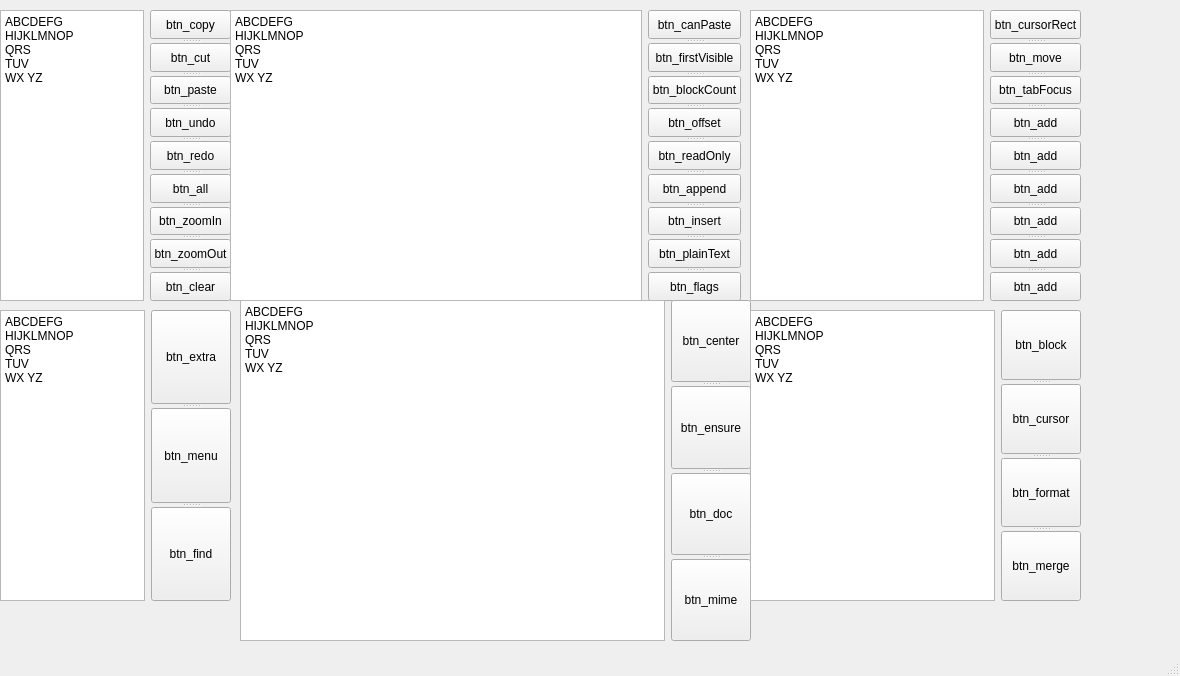
<?xml version="1.0" encoding="UTF-8"?>
<ui version="4.0">
 <class>MainWindow</class>
 <widget class="QMainWindow" name="MainWindow">
  <property name="geometry">
   <rect>
    <x>0</x>
    <y>0</y>
    <width>1180</width>
    <height>676</height>
   </rect>
  </property>
  <property name="windowTitle">
   <string>MainWindow</string>
  </property>
  <widget class="QWidget" name="centralwidget">
   <widget class="QWidget" name="gridLayoutWidget">
    <property name="geometry">
     <rect>
      <x>0</x>
      <y>10</y>
      <width>231</width>
      <height>291</height>
     </rect>
    </property>
    <layout class="QGridLayout" name="gridLayout">
     <item row="0" column="0">
      <layout class="QVBoxLayout" name="verticalLayout">
       <item>
        <layout class="QHBoxLayout" name="horizontalLayout_2">
         <item>
          <widget class="QPlainTextEdit" name="plain_1">
           <property name="plainText">
            <string>ABCDEFG
HIJKLMNOP
QRS
TUV
WX YZ</string>
           </property>
          </widget>
         </item>
         <item>
          <widget class="QSplitter" name="splitter_7">
           <property name="orientation">
            <enum>Qt::Vertical</enum>
           </property>
           <widget class="QPushButton" name="btn_copy">
            <property name="text">
             <string>btn_copy</string>
            </property>
           </widget>
           <widget class="QPushButton" name="btn_cut">
            <property name="text">
             <string>btn_cut</string>
            </property>
           </widget>
           <widget class="QPushButton" name="btn_paste">
            <property name="text">
             <string>btn_paste</string>
            </property>
           </widget>
           <widget class="QPushButton" name="btn_undo">
            <property name="text">
             <string>btn_undo</string>
            </property>
           </widget>
           <widget class="QPushButton" name="btn_redo">
            <property name="text">
             <string>btn_redo</string>
            </property>
           </widget>
           <widget class="QPushButton" name="btn_all">
            <property name="text">
             <string>btn_all</string>
            </property>
           </widget>
           <widget class="QPushButton" name="btn_zoomIn">
            <property name="text">
             <string>btn_zoomIn</string>
            </property>
           </widget>
           <widget class="QPushButton" name="btn_zoomOut">
            <property name="text">
             <string>btn_zoomOut</string>
            </property>
           </widget>
           <widget class="QPushButton" name="btn_clear">
            <property name="text">
             <string>btn_clear</string>
            </property>
           </widget>
          </widget>
         </item>
        </layout>
       </item>
       <item>
        <layout class="QHBoxLayout" name="horizontalLayout"/>
       </item>
      </layout>
     </item>
    </layout>
   </widget>
   <widget class="QWidget" name="gridLayoutWidget_2">
    <property name="geometry">
     <rect>
      <x>230</x>
      <y>10</y>
      <width>511</width>
      <height>291</height>
     </rect>
    </property>
    <layout class="QGridLayout" name="gridLayout_3">
     <item row="0" column="0">
      <layout class="QVBoxLayout" name="verticalLayout_6">
       <item>
        <layout class="QHBoxLayout" name="horizontalLayout_9">
         <item>
          <widget class="QPlainTextEdit" name="plain_2">
           <property name="plainText">
            <string>ABCDEFG
HIJKLMNOP
QRS
TUV
WX YZ</string>
           </property>
          </widget>
         </item>
         <item>
          <widget class="QSplitter" name="splitter_11">
           <property name="orientation">
            <enum>Qt::Vertical</enum>
           </property>
           <widget class="QPushButton" name="btn_canPaste">
            <property name="text">
             <string>btn_canPaste</string>
            </property>
           </widget>
           <widget class="QPushButton" name="btn_firstVisible">
            <property name="text">
             <string>btn_firstVisible</string>
            </property>
           </widget>
           <widget class="QPushButton" name="btn_blockCount">
            <property name="text">
             <string>btn_blockCount</string>
            </property>
           </widget>
           <widget class="QPushButton" name="btn_offset">
            <property name="text">
             <string>btn_offset</string>
            </property>
           </widget>
           <widget class="QPushButton" name="btn_readOnly">
            <property name="text">
             <string>btn_readOnly</string>
            </property>
           </widget>
           <widget class="QPushButton" name="btn_append">
            <property name="text">
             <string>btn_append</string>
            </property>
           </widget>
           <widget class="QPushButton" name="btn_insert">
            <property name="text">
             <string>btn_insert</string>
            </property>
           </widget>
           <widget class="QPushButton" name="btn_plainText">
            <property name="text">
             <string>btn_plainText</string>
            </property>
           </widget>
           <widget class="QPushButton" name="btn_flags">
            <property name="text">
             <string>btn_flags</string>
            </property>
           </widget>
          </widget>
         </item>
        </layout>
       </item>
       <item>
        <layout class="QHBoxLayout" name="horizontalLayout_10"/>
       </item>
      </layout>
     </item>
    </layout>
   </widget>
   <widget class="QWidget" name="gridLayoutWidget_3">
    <property name="geometry">
     <rect>
      <x>750</x>
      <y>10</y>
      <width>331</width>
      <height>291</height>
     </rect>
    </property>
    <layout class="QGridLayout" name="gridLayout_4">
     <item row="0" column="0">
      <layout class="QVBoxLayout" name="verticalLayout_7">
       <item>
        <layout class="QHBoxLayout" name="horizontalLayout_11">
         <item>
          <widget class="QPlainTextEdit" name="plain_3">
           <property name="plainText">
            <string>ABCDEFG
HIJKLMNOP
QRS
TUV
WX YZ
</string>
           </property>
          </widget>
         </item>
         <item>
          <widget class="QSplitter" name="splitter_12">
           <property name="orientation">
            <enum>Qt::Vertical</enum>
           </property>
           <widget class="QPushButton" name="btn_cursorRect">
            <property name="text">
             <string>btn_cursorRect</string>
            </property>
           </widget>
           <widget class="QPushButton" name="btn_move">
            <property name="text">
             <string>btn_move</string>
            </property>
           </widget>
           <widget class="QPushButton" name="btn_tabFocus">
            <property name="text">
             <string>btn_tabFocus</string>
            </property>
           </widget>
           <widget class="QPushButton" name="btn_add_10">
            <property name="text">
             <string>btn_add</string>
            </property>
           </widget>
           <widget class="QPushButton" name="btn_add_107">
            <property name="text">
             <string>btn_add</string>
            </property>
           </widget>
           <widget class="QPushButton" name="btn_add_108">
            <property name="text">
             <string>btn_add</string>
            </property>
           </widget>
           <widget class="QPushButton" name="btn_add_109">
            <property name="text">
             <string>btn_add</string>
            </property>
           </widget>
           <widget class="QPushButton" name="btn_add_110">
            <property name="text">
             <string>btn_add</string>
            </property>
           </widget>
           <widget class="QPushButton" name="btn_add_111">
            <property name="text">
             <string>btn_add</string>
            </property>
           </widget>
          </widget>
         </item>
        </layout>
       </item>
       <item>
        <layout class="QHBoxLayout" name="horizontalLayout_12"/>
       </item>
      </layout>
     </item>
    </layout>
   </widget>
   <widget class="QWidget" name="gridLayoutWidget_4">
    <property name="geometry">
     <rect>
      <x>240</x>
      <y>300</y>
      <width>511</width>
      <height>341</height>
     </rect>
    </property>
    <layout class="QGridLayout" name="gridLayout_5">
     <item row="0" column="0">
      <layout class="QVBoxLayout" name="verticalLayout_8">
       <item>
        <layout class="QHBoxLayout" name="horizontalLayout_13">
         <item>
          <widget class="QPlainTextEdit" name="plain_5">
           <property name="plainText">
            <string>ABCDEFG
HIJKLMNOP
QRS
TUV
WX YZ</string>
           </property>
          </widget>
         </item>
         <item>
          <widget class="QSplitter" name="splitter_13">
           <property name="orientation">
            <enum>Qt::Vertical</enum>
           </property>
           <widget class="QPushButton" name="btn_center">
            <property name="text">
             <string>btn_center</string>
            </property>
           </widget>
           <widget class="QPushButton" name="btn_ensure">
            <property name="text">
             <string>btn_ensure</string>
            </property>
           </widget>
           <widget class="QPushButton" name="btn_doc">
            <property name="text">
             <string>btn_doc</string>
            </property>
           </widget>
           <widget class="QPushButton" name="btn_mime">
            <property name="text">
             <string>btn_mime</string>
            </property>
           </widget>
          </widget>
         </item>
        </layout>
       </item>
       <item>
        <layout class="QHBoxLayout" name="horizontalLayout_14"/>
       </item>
      </layout>
     </item>
    </layout>
   </widget>
   <widget class="QWidget" name="gridLayoutWidget_5">
    <property name="geometry">
     <rect>
      <x>750</x>
      <y>310</y>
      <width>331</width>
      <height>291</height>
     </rect>
    </property>
    <layout class="QGridLayout" name="gridLayout_6">
     <item row="0" column="0">
      <layout class="QVBoxLayout" name="verticalLayout_9">
       <item>
        <layout class="QHBoxLayout" name="horizontalLayout_15">
         <item>
          <widget class="QPlainTextEdit" name="plain_6">
           <property name="plainText">
            <string>ABCDEFG
HIJKLMNOP
QRS
TUV
WX YZ</string>
           </property>
          </widget>
         </item>
         <item>
          <widget class="QSplitter" name="splitter_14">
           <property name="orientation">
            <enum>Qt::Vertical</enum>
           </property>
           <widget class="QPushButton" name="btn_block">
            <property name="text">
             <string>btn_block</string>
            </property>
           </widget>
           <widget class="QPushButton" name="btn_cursor">
            <property name="text">
             <string>btn_cursor</string>
            </property>
           </widget>
           <widget class="QPushButton" name="btn_format">
            <property name="text">
             <string>btn_format</string>
            </property>
           </widget>
           <widget class="QPushButton" name="btn_merge">
            <property name="text">
             <string>btn_merge</string>
            </property>
           </widget>
          </widget>
         </item>
        </layout>
       </item>
       <item>
        <layout class="QHBoxLayout" name="horizontalLayout_16"/>
       </item>
      </layout>
     </item>
    </layout>
   </widget>
   <widget class="QWidget" name="gridLayoutWidget_6">
    <property name="geometry">
     <rect>
      <x>0</x>
      <y>310</y>
      <width>231</width>
      <height>291</height>
     </rect>
    </property>
    <layout class="QGridLayout" name="gridLayout_7">
     <item row="0" column="0">
      <layout class="QVBoxLayout" name="verticalLayout_10">
       <item>
        <layout class="QHBoxLayout" name="horizontalLayout_17">
         <item>
          <widget class="QPlainTextEdit" name="plain_4">
           <property name="plainText">
            <string>ABCDEFG
HIJKLMNOP
QRS
TUV
WX YZ</string>
           </property>
          </widget>
         </item>
         <item>
          <widget class="QSplitter" name="splitter_15">
           <property name="orientation">
            <enum>Qt::Vertical</enum>
           </property>
           <widget class="QPushButton" name="btn_extra">
            <property name="text">
             <string>btn_extra</string>
            </property>
           </widget>
           <widget class="QPushButton" name="btn_menu">
            <property name="text">
             <string>btn_menu</string>
            </property>
           </widget>
           <widget class="QPushButton" name="btn_find">
            <property name="text">
             <string>btn_find</string>
            </property>
           </widget>
          </widget>
         </item>
        </layout>
       </item>
       <item>
        <layout class="QHBoxLayout" name="horizontalLayout_18"/>
       </item>
      </layout>
     </item>
    </layout>
   </widget>
  </widget>
  <widget class="QMenuBar" name="menubar">
   <property name="geometry">
    <rect>
     <x>0</x>
     <y>0</y>
     <width>1180</width>
     <height>21</height>
    </rect>
   </property>
  </widget>
  <widget class="QStatusBar" name="statusbar"/>
 </widget>
 <resources/>
 <connections/>
</ui>
